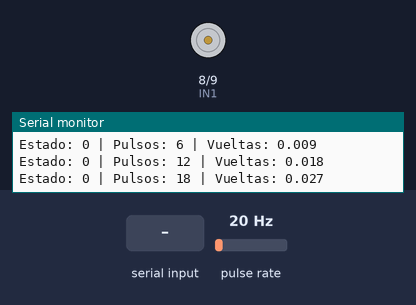
A sketch run on a simulated Arduino Uno, built with avr-gcc and run on an emulated ATmega328P. Shown: motor-driver pin pairs drawn as motors (green arrow = first pin HIGH = forward, orange = second pin HIGH = backward, longer = more drive, scaled by the enable pin), the last lines printed to the serial monitor. Wiring (inferred from the names in the program): pulse sensor: data pin 2. The inputs (shaded band) are chosen by the test bench; at power-on: pulse rate 20 Hz.

Above: at 1.2 s.
1.3 s: "1" received over Serial
At 2.5 s:
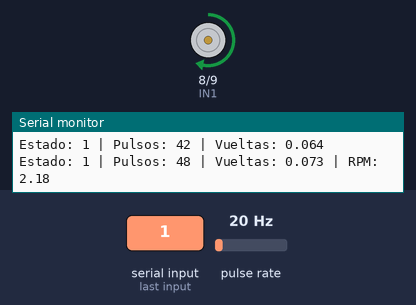
3.0 s: "2" received over Serial
At 3.8 s:
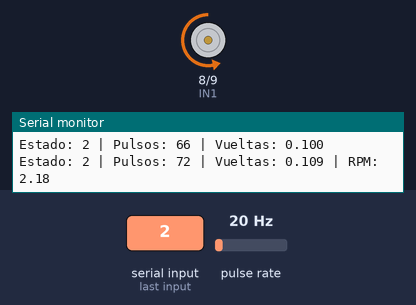
Timing chart, 0 to 6.0 s (numbered marks = the images above; inputs shaded):
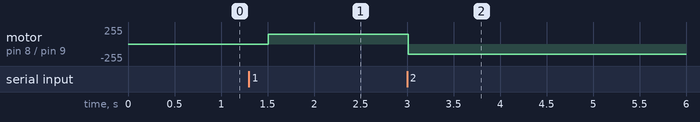

Measured:
- after the input at 1.3 s, motor on pin 8 (IN1) / pin 9 (IN2): stopped → forward 150/255 after 0.21 s
- after the input at 3.0 s, motor on pin 8 (IN1) / pin 9 (IN2): forward 150/255 → backward 150/255 at once

The sketch:

ino.ino
```cpp
// ====== CONFIGURACIÓN ======
#define ENA 10   // PWM velocidad
#define IN1 8
#define IN2 9

#define ENCODER_A 2  // interrupción

float PULSOS_POR_VUELTA = 660.0;

// ====== VARIABLES ======
volatile long pulsos = 0;

unsigned long tiempoAnterior = 0;
long pulsosPrevios = 0;

int estadoMotor = 0; // 0=stop, 1=izq, 2=der

// ====== INTERRUPCIÓN ======
void contar() {
  pulsos++;
}

// ====== SETUP ======
void setup() {
  Serial.begin(115200);

  // Encoder
  pinMode(ENCODER_A, INPUT_PULLUP);
  attachInterrupt(digitalPinToInterrupt(ENCODER_A), contar, RISING);

  // Motor
  pinMode(ENA, OUTPUT);
  pinMode(IN1, OUTPUT);
  pinMode(IN2, OUTPUT);

  detenerMotor();

  Serial.println("Sistema listo:");
  Serial.println("0 = STOP | 1 = IZQUIERDA | 2 = DERECHA");
}

// ====== FUNCIONES MOTOR ======
void detenerMotor() {
  digitalWrite(IN1, LOW);
  digitalWrite(IN2, LOW);
  analogWrite(ENA, 0);
}

void girarIzquierda() {
  digitalWrite(IN1, HIGH);
  digitalWrite(IN2, LOW);
  analogWrite(ENA, 150);
}

void girarDerecha() {
  digitalWrite(IN1, LOW);
  digitalWrite(IN2, HIGH);
  analogWrite(ENA, 150);
}

// ====== LOOP ======
void loop() {

  // ===== Leer comandos por Serial =====
  if (Serial.available()) {
    char comando = Serial.read();

    if (comando == '0') {
      estadoMotor = 0;
      detenerMotor();
    }
    else if (comando == '1') {
      estadoMotor = 1;
      girarIzquierda();
    }
    else if (comando == '2') {
      estadoMotor = 2;
      girarDerecha();
    }
  }

  // ===== Mostrar datos =====
  Serial.print("Estado: ");
  Serial.print(estadoMotor);

  Serial.print(" | Pulsos: ");
  Serial.print(pulsos);

  float vueltas = pulsos / PULSOS_POR_VUELTA;

  Serial.print(" | Vueltas: ");
  Serial.print(vueltas, 3);

  // ===== RPM =====
  unsigned long ahora = millis();

  if (ahora - tiempoAnterior >= 1000) {

    long deltaPulsos = pulsos - pulsosPrevios;

    float rpm = (deltaPulsos / PULSOS_POR_VUELTA) * 60.0;

    Serial.print(" | RPM: ");
    Serial.print(rpm);

    pulsosPrevios = pulsos;
    tiempoAnterior = ahora;
  }

  Serial.println();

  delay(300);
}
```
